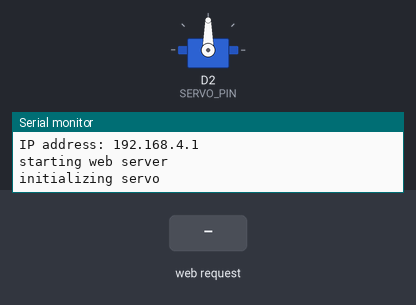
The sketch below on a simulated ESP8266 (Wemos D1 mini). Shown: servo, the last lines printed to the serial monitor. The test bench sets the inputs (shaded band). Storage starts empty.

Above: at 1.7 s.
1.8 s: HTTP request GET /feed received
At 4.4 s:
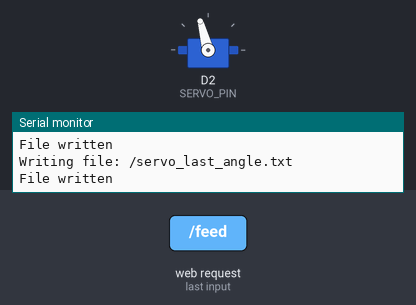
4.8 s: HTTP request GET /feed received
At 5.6 s:
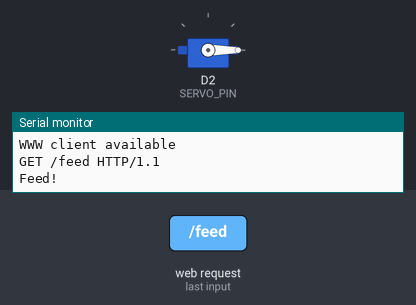
Timing chart, 0 to 8.9 s (numbered marks = the images above; inputs shaded):
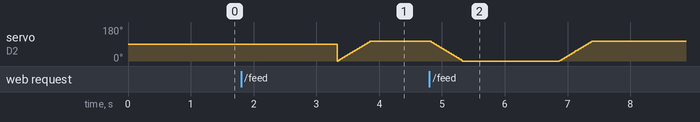

The sketch:

esp8266_servo.ino
```cpp
#include <FS.h>
// for parsing config: https://github.com/bblanchon/ArduinoJson
#include <ArduinoJson.h>

#include <Servo.h>
#include <ESP8266WiFi.h>

const int LED_PIN = D4;

// config file:
#define CONFIG_JSON  "/config.json"

// Servo Params:
const int SERVO_PIN = D2;
const int SERVO_MINPULSE = 500;
const int SERVO_MAXPULSE = 2400;
Servo servo_feeder;

// Feeder params
const int SERVO_FEEDSTARTANGLE = 105;
const int SERVO_FEEDENDANGLE = 0;
const int SERVO_FEEDDELAYMS = 1000;

const int SERVO_MOVE_DELAY = 5;  // ms
const int SERVO_OFF_DELAY = 500;  // ms


int servo_last_angle = SERVO_FEEDSTARTANGLE;
//  persist last angle into file
#define SERVO_LAST_ANGLE_FILE  "/servo_last_angle.txt"

// Wifi Params (overridden with values in data/config.json):
String wifi_ssid = "*****";
String wifi_password = "*****";

// Web server on port 80
WiFiServer www_server(80);

void setup() {
  // turn off built-in LED? off by default on WeMos D1 mini
  //pinMode(LED_PIN, OUTPUT);
  //digitalWrite(LED_PIN, LOW);

  Serial.begin(115200);

  Config_Init();
  Wifi_Init();
  Www_Init();
  Servo_Init();
}

void loop() {
  Www_Listen();
}

void App_Feed() {
  pinMode(SERVO_PIN, OUTPUT);
  Servo_Rotate(SERVO_FEEDENDANGLE);
  delay(SERVO_FEEDDELAYMS);
  Servo_Rotate(SERVO_FEEDSTARTANGLE);
  pinMode(SERVO_PIN, INPUT);
}

// config file io
File Config_GetFile(String fileName) {
  File textFile;
  if (SPIFFS.exists(fileName)) {
    Serial.println("Opening file");
    textFile = SPIFFS.open(fileName, "r");
  }
  return textFile;
}

String Config_ReadFile(String path) {
  Serial.print("Reading file: ");
  Serial.println(path);

  File file = SPIFFS.open(path, "r");
  if (!file) {  // || file.isDirectory()
    Serial.println("Failed to open file for reading");
  }

  Serial.print("Read from file: ");
  String text = "";
  text = file.readStringUntil('\n');
  file.close();
  Serial.println(text);
  return text;
}

void Config_WriteFile(const char * path, const char * message) {
  Serial.printf("Writing file: %s\n", path);

  File file = SPIFFS.open(path, "w");
  if (!file) {
    Serial.println("Failed to open file for writing");
    return;
  }
  if (file.print(message)) {
    Serial.println("File written");
  } else {
    Serial.println("Write failed");
  }
  file.close();
}

void Config_Init() {
  Serial.println("starting SPIFFS");
  if (SPIFFS.begin()) {
    Serial.println("mounted file system");

    // parse json config file
    File jsonFile = Config_GetFile(CONFIG_JSON);
    if (jsonFile) {
      Serial.println("JSON open");
      size_t size = jsonFile.size();
      // Allocate a buffer to store contents of the file.
      std::unique_ptr<char[]> jsonBuf(new char[size]);
      jsonFile.readBytes(jsonBuf.get(), size);
      DynamicJsonBuffer jsonBuffer;
      JsonObject& json = jsonBuffer.parseObject(jsonBuf.get());
      if (json.success()) {
        // init wifi settings
        wifi_ssid = json.get<String>("wifi_ssid");
        Serial.println(wifi_ssid);
        wifi_password = json.get<String>("wifi_password");
        Serial.println(wifi_password);
      } else {
        Serial.println("failed to load json config");
      }
      jsonFile.close();
    }

    // read value from last angle
    String content = Config_ReadFile(SERVO_LAST_ANGLE_FILE);
    servo_last_angle = content.toInt();
    Serial.println(servo_last_angle);
  }
}

// Web server functionality:
void Www_Init() {
  Serial.println("starting web server");
  www_server.begin();
}

void Www_Listen() {
  WiFiClient www_client = www_server.available();
  if (www_client) {
    Serial.println("WWW client");
    while (www_client.connected()) {
      if (www_client.available()) {
        Serial.println("WWW client available");

        String line = www_client.readStringUntil('\n');
        Serial.println(line);

        if (line.startsWith("GET /feed")) {
          Serial.println("Feed!");
          App_Feed();

          www_client.println("HTTP/1.1 200 OK");
          www_client.println("Content-Type: text/html");
          www_client.println("Connection: close");
          www_client.println();
          www_client.println("<!DOCTYPE HTML><html><head><title>ok</title></head><body><h1>OK</h1></body></html>");
          www_client.println();
          delay(200);
        } else {
          // ignore everything else, usually /favicon.ico
          Serial.println("Ignoring request.");
        }
        // exit loop after first line.
        break;
      }
    }
    delay(10);
    // close the connection:
    www_client.stop();
  }
}


// WiFi Functionality:
void Wifi_Init() {
  WiFi.mode(WIFI_AP);
  WiFi.softAP(wifi_ssid.c_str(), wifi_password.c_str());
  delay(500);

  Serial.print("IP address: ");
  Serial.println(WiFi.softAPIP());
}


// Servo functionality:
void Servo_Init() {
  Serial.println("initializing servo");
  servo_feeder.attach(SERVO_PIN, SERVO_MINPULSE, SERVO_MAXPULSE);
}

void Servo_Rotate(int angle) {
  // set angle direcly
  pinMode(SERVO_PIN, OUTPUT);

  //servo_feeder.write(angle);
  int pos = 0;
  if (angle > servo_last_angle) {
    for (pos = servo_last_angle; pos <= angle; pos++) {
      servo_feeder.write(pos);
      delay(SERVO_MOVE_DELAY);
    }
  } else if (angle < servo_last_angle) {
    for (pos = servo_last_angle; pos >= angle; pos--) {
      servo_feeder.write(pos);
      delay(SERVO_MOVE_DELAY);
    }
  }

  delay(SERVO_OFF_DELAY);
  pinMode(SERVO_PIN, INPUT);

  servo_last_angle = angle;

  // store last angle in firmware:
  if (SPIFFS.begin()) {
    char buf[4];
    itoa(servo_last_angle, buf, 10);
    Config_WriteFile(SERVO_LAST_ANGLE_FILE, buf);
  }
}
```
